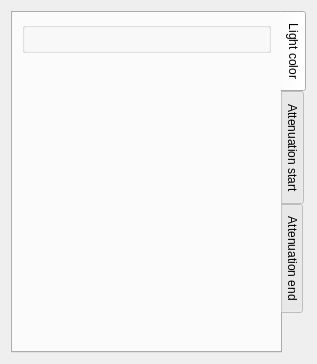
<?xml version="1.0" encoding="UTF-8"?>
<ui version="4.0">
 <class>CLightPage</class>
 <widget class="QWidget" name="CLightPage">
  <property name="geometry">
   <rect>
    <x>0</x>
    <y>0</y>
    <width>317</width>
    <height>364</height>
   </rect>
  </property>
  <property name="windowTitle">
   <string>Form</string>
  </property>
  <layout class="QGridLayout" name="gridLayout">
   <item row="0" column="0">
    <widget class="QTabWidget" name="tabWidget">
     <property name="tabPosition">
      <enum>QTabWidget::East</enum>
     </property>
     <property name="currentIndex">
      <number>0</number>
     </property>
     <widget class="QWidget" name="tabWidgetPage1">
      <attribute name="title">
       <string>Light color</string>
      </attribute>
      <layout class="QGridLayout" name="gridLayout_2">
       <item row="0" column="0">
        <widget class="NLQT::CAttribRGBAWidget" name="lightColorWidget"/>
       </item>
       <item row="1" column="0">
        <spacer name="verticalSpacer">
         <property name="orientation">
          <enum>Qt::Vertical</enum>
         </property>
         <property name="sizeHint" stdset="0">
          <size>
           <width>20</width>
           <height>228</height>
          </size>
         </property>
        </spacer>
       </item>
      </layout>
     </widget>
     <widget class="QWidget" name="tabWidgetPage2">
      <attribute name="title">
       <string>Attenuation start</string>
      </attribute>
      <layout class="QGridLayout" name="gridLayout_3">
       <item row="0" column="0">
        <widget class="NLQT::CAttribFloatWidget" name="attenStartWidget"/>
       </item>
       <item row="1" column="0">
        <spacer name="verticalSpacer_2">
         <property name="orientation">
          <enum>Qt::Vertical</enum>
         </property>
         <property name="sizeHint" stdset="0">
          <size>
           <width>20</width>
           <height>228</height>
          </size>
         </property>
        </spacer>
       </item>
      </layout>
     </widget>
     <widget class="QWidget" name="tabWidgetPage3">
      <attribute name="title">
       <string>Attenuation end</string>
      </attribute>
      <layout class="QGridLayout" name="gridLayout_4">
       <item row="0" column="0">
        <widget class="NLQT::CAttribFloatWidget" name="attenEndWidget"/>
       </item>
       <item row="1" column="0">
        <spacer name="verticalSpacer_3">
         <property name="orientation">
          <enum>Qt::Vertical</enum>
         </property>
         <property name="sizeHint" stdset="0">
          <size>
           <width>20</width>
           <height>228</height>
          </size>
         </property>
        </spacer>
       </item>
      </layout>
     </widget>
    </widget>
   </item>
  </layout>
 </widget>
 <customwidgets>
  <customwidget>
   <class>NLQT::CAttribFloatWidget</class>
   <extends>QGroupBox</extends>
   <header>attrib_widget.h</header>
   <container>1</container>
  </customwidget>
  <customwidget>
   <class>NLQT::CAttribRGBAWidget</class>
   <extends>QGroupBox</extends>
   <header>attrib_widget.h</header>
   <container>1</container>
  </customwidget>
 </customwidgets>
 <resources/>
 <connections/>
</ui>
